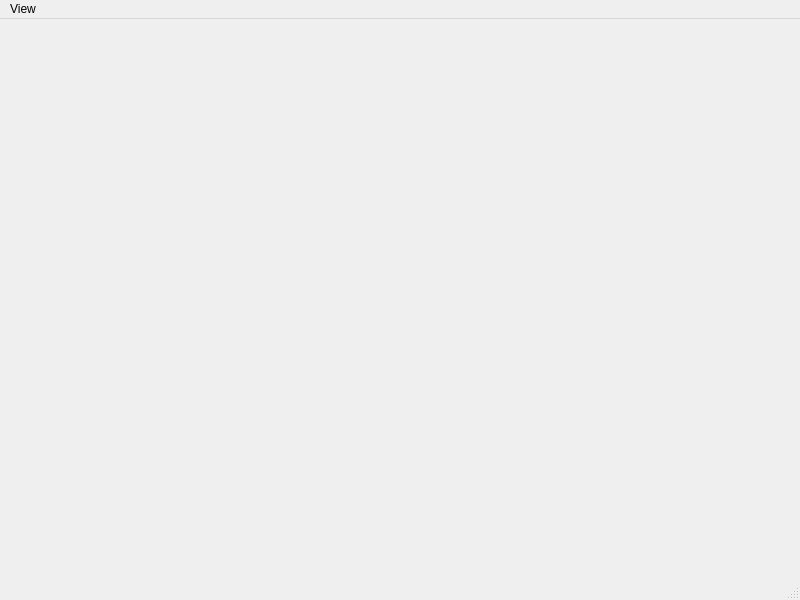
<?xml version="1.0" encoding="UTF-8"?>
<ui version="4.0">
 <class>MainWindow</class>
 <widget class="QMainWindow" name="MainWindow">
  <property name="geometry">
   <rect>
    <x>0</x>
    <y>0</y>
    <width>800</width>
    <height>600</height>
   </rect>
  </property>
  <property name="windowTitle">
   <string>Furigana QT</string>
  </property>
  <widget class="QWidget" name="centralwidget"/>
     <widget class="QMenuBar" name="menubar">
         <property name="geometry">
             <rect>
                 <x>0</x>
                 <y>0</y>
                 <width>800</width>
                 <height>24</height>
             </rect>
         </property>
         <widget class="QMenu" name="menuView">
             <property name="title">
                 <string>View</string>
             </property>
             <addaction name="actionShow_Editor_Only"/>
             <addaction name="actionShow_Notes_and_Editor"/>
             <addaction name="separator"/>
         </widget>
         <addaction name="menuView"/>
     </widget>
     <widget class="QStatusBar" name="statusbar"/>
     <action name="actionShow_Editor_Only">
         <property name="text">
             <string>Show Editor Only</string>
         </property>
     </action>
     <action name="actionShow_Notes_and_Editor">
         <property name="text">
             <string>Show Notes and Editor</string>
         </property>
     </action>
     <action name="actionEnter_Full_Screen">
         <property name="text">
             <string>Enter Full Screen</string>
         </property>
     </action>
 </widget>
 <resources/>
 <connections/>
</ui>
